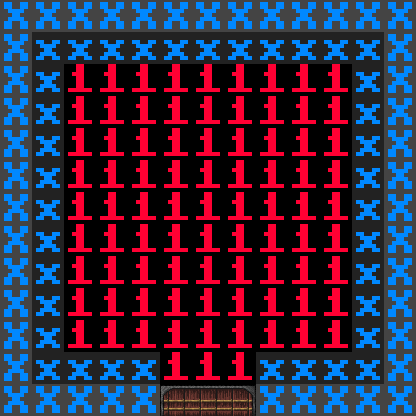

The image is a tile-based game level rendered from a .tmx file. Its description and complete source (layers, tilesets, objects, tile grids) follow:
An orthogonal 13x13 tile map with 32x32 px tiles, 3 tile layers (Tile Layer, Feature Layer, Tag Layer), 2 tilesets.

<map version="2017.05.26" orientation="orthogonal" renderorder="right-down" width="13" height="13" tilewidth="32" tileheight="32" backgroundcolor="#000000" nextobjectid="1">
 <properties>
  <property name="code">SUBVAULT:   1 : ee_9x9
KFEAT:      X = x
: ee_setup(_G)</property>
  <property name="depth" value="Depths:2-, !Depths:$, D:14-" />
  <property name="orient" value="float" />
  <property name="weight" value="3" />
 </properties>
 <tileset firstgid="1" source="../tilesets/features.tsx" />
 <tileset firstgid="205" source="../tilesets/basic.tsx" />
 <layer name="Tile Layer" width="13" height="13">
  <data encoding="csv">
207,207,207,207,207,207,207,207,207,207,207,207,207,
207,206,206,206,206,206,206,206,206,206,206,206,207,
207,206,28,28,28,28,28,28,28,28,28,206,207,
207,206,28,28,28,28,28,28,28,28,28,206,207,
207,206,28,28,28,28,28,28,28,28,28,206,207,
207,206,28,28,28,28,28,28,28,28,28,206,207,
207,206,28,28,28,28,28,28,28,28,28,206,207,
207,206,28,28,28,28,28,28,28,28,28,206,207,
207,206,28,28,28,28,28,28,28,28,28,206,207,
207,206,28,28,28,28,28,28,28,28,28,206,207,
207,206,28,28,28,28,28,28,28,28,28,206,207,
207,206,206,206,206,28,28,28,206,206,206,206,207,
207,207,207,207,207,122,123,124,207,207,207,207,207
</data>
 </layer>
 <layer name="Feature Layer" width="13" height="13">
  <data encoding="csv">
0,0,0,0,0,0,0,0,0,0,0,0,0,
0,0,0,0,0,0,0,0,0,0,0,0,0,
0,0,0,0,0,0,0,0,0,0,0,0,0,
0,0,0,0,0,0,0,0,0,0,0,0,0,
0,0,0,0,0,0,0,0,0,0,0,0,0,
0,0,0,0,0,0,0,0,0,0,0,0,0,
0,0,0,0,0,0,0,0,0,0,0,0,0,
0,0,0,0,0,0,0,0,0,0,0,0,0,
0,0,0,0,0,0,0,0,0,0,0,0,0,
0,0,0,0,0,0,0,0,0,0,0,0,0,
0,0,0,0,0,0,0,0,0,0,0,0,0,
0,0,0,0,0,0,0,0,0,0,0,0,0,
0,0,0,0,0,0,0,0,0,0,0,0,0
</data>
 </layer>
 <layer name="Tag Layer" width="13" height="13">
  <data encoding="csv">
0,0,0,0,0,0,0,0,0,0,0,0,0,
0,0,0,0,0,0,0,0,0,0,0,0,0,
0,0,0,0,0,0,0,0,0,0,0,0,0,
0,0,0,0,0,0,0,0,0,0,0,0,0,
0,0,0,0,0,0,0,0,0,0,0,0,0,
0,0,0,0,0,0,0,0,0,0,0,0,0,
0,0,0,0,0,0,0,0,0,0,0,0,0,
0,0,0,0,0,0,0,0,0,0,0,0,0,
0,0,0,0,0,0,0,0,0,0,0,0,0,
0,0,0,0,0,0,0,0,0,0,0,0,0,
0,0,0,0,0,0,0,0,0,0,0,0,0,
0,0,0,0,0,0,0,0,0,0,0,0,0,
0,0,0,0,0,0,0,0,0,0,0,0,0
</data>
 </layer>
 <objectgroup name="Scripting Layer" />
</map>
